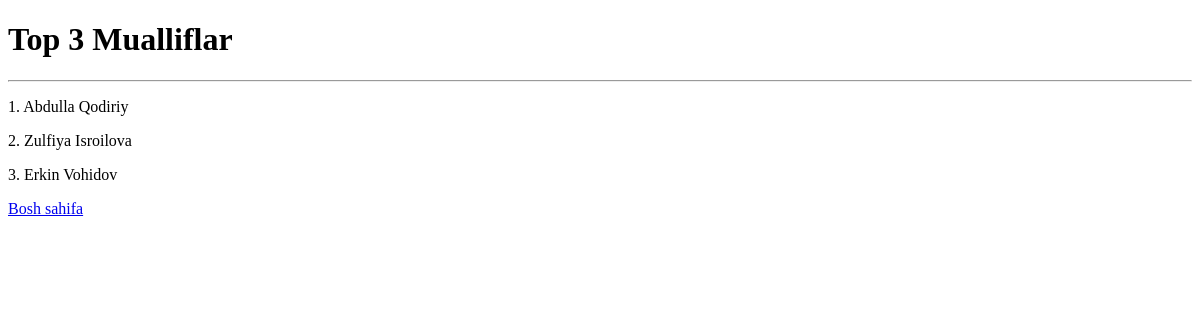
The page /mualliflartop3/ on the database as committed earlier.
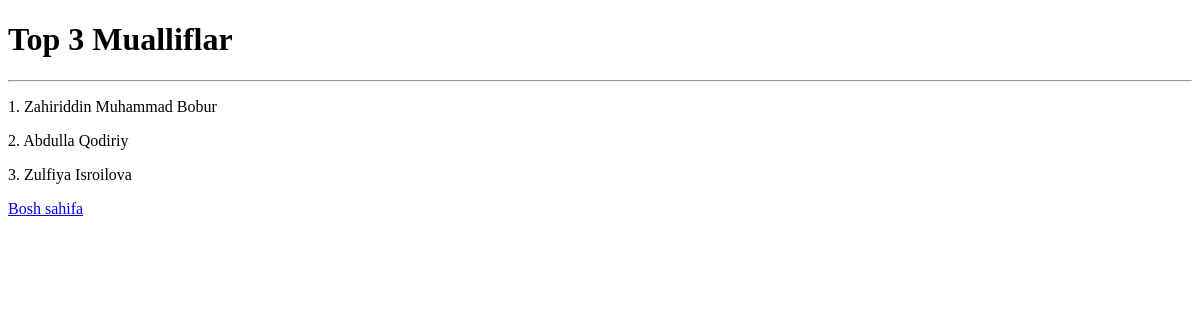
The same page on the database as committed later.
### main/models.py (models this page shows, shortened)
class Muallif(models.Model):
    JINS_CHOICES = (
        ('Erkak', "Erkak"),
        ('Ayol', 'Ayol')
    )
    ism = models.CharField(max_length=100)
    davlat = models.CharField(max_length=100)
    kitob_soni = models.PositiveSmallIntegerField(null=True, blank=True)
    t_sana = models.DateField()
    tirik = models.BooleanField(default=False)
    jins = models.CharField(max_length=10, choices=JINS_CHOICES)
    class Meta:
        verbose_name_plural = 'Mualliflar'

### main/views.py (the view)
# urls.py: path('mualliflartop3/',mualliftop3_details_view),
def mualliftop3_details_view(request):
    mualliflar = Muallif.objects.order_by('t_sana')[:3]
    context = {
        "mualliflar": mualliflar,
    }
    return render(request, 'mualliflartop.html', context)

### templates/mualliflartop.html (shortened to what this page needs)
<!DOCTYPE html>
<html lang="en">
<head>
</head>
<body>
<h1>Top 3 Mualliflar</h1>
<hr>
{% for muallif in mualliflar %}
<p>{{ forloop.counter }}. {{ muallif.ism }}</p>
{% endfor %}
<a href="/">Bosh sahifa</a>
</body>
</html>

Rows that differ between the two databases and show on the page:
no longer on this page (row unchanged): Muallif: ism "Erkin Vohidov"
added Muallif: ism "Zahiriddin Muhammad Bobur"
